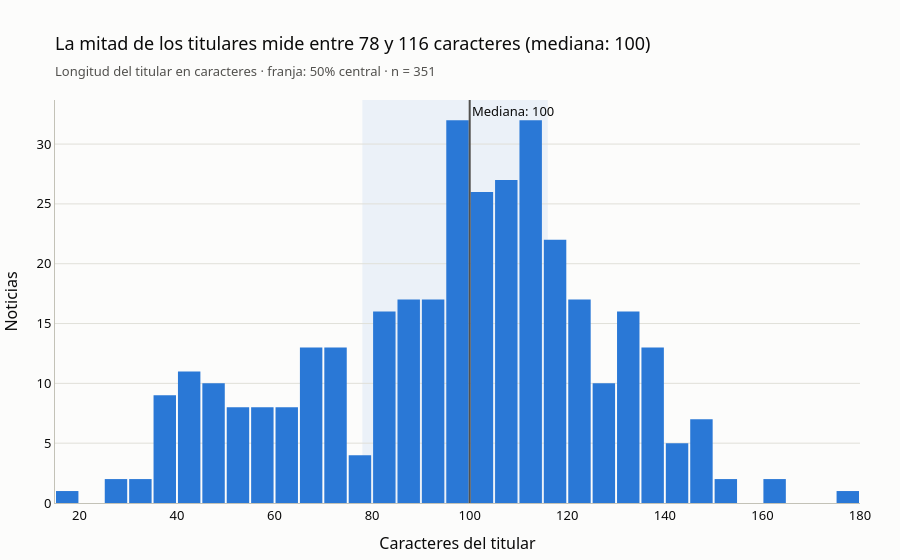

The code cell stored with this chart in its notebook:
### Markdown cell above
### 4.3 Histograma de longitud de caracteres de los titulares

### Code cell
ANCHO_BARRA = 5  # caracteres por barra; la sección 10 usa el mismo ancho
eda["largo_titular"] = eda["titular"].str.len()
q1, mediana, q3 = eda["largo_titular"].quantile([0.25, 0.5, 0.75]).round().astype(int)

fig = px.histogram(
    eda,
    x="largo_titular",
    color_discrete_sequence=[AZUL],
    labels={"largo_titular": "Caracteres del titular"},
    title=f"La mitad de los titulares mide entre {q1} y {q3} caracteres (mediana: {mediana})",
)
fig.add_vrect(x0=q1, x1=q3, fillcolor=AZUL, opacity=0.08, line_width=0, layer="below")
fig.add_vline(x=mediana, line_width=2, line_color=TINTA, annotation_text=f"Mediana: {mediana}", annotation_position="top right")
fig.update_traces(xbins=dict(start=0, size=ANCHO_BARRA), hovertemplate="%{x} caracteres: %{y} titulares<extra></extra>")
fig.update_yaxes(title="Noticias")
estilo(fig, f"Longitud del titular en caracteres · franja: 50% central · n = {total}")
fig.update_layout(bargap=0.08)
fig.show()

### Figure 1 — Plotly figure (JSON) as saved in the notebook; plotly's stock layout.template omitted (floating-point values rounded to 4 significant figures; data arrays with more than 128 entries replaced by an {"elided": "..."} marker saying what was removed)
{"data": [{"bingroup": "x", "hovertemplate": "%{x} caracteres: %{y} titulares<extra></extra>", "legendgroup": "", "marker": {"color": "#2a78d6", "pattern": {"shape": ""}}, "name": "", "orientation": "v", "showlegend": false, "type": "histogram", "x": {"elided": "351 int values"}, "xaxis": "x", "xbins": {"size": 5, "start": 0}, "yaxis": "y"}], "layout": {"annotations": [{"showarrow": false, "text": "Mediana: 100", "x": 100, "xanchor": "left", "xref": "x", "y": 1, "yanchor": "top", "yref": "y domain"}], "bargap": 0.08, "barmode": "relative", "font": {"color": "#0b0b0b", "family": "system-ui, -apple-system, Segoe UI, sans-serif", "size": 13}, "legend": {"tracegroupgap": 0}, "margin": {"b": 50, "l": 10, "r": 40, "t": 100}, "paper_bgcolor": "#fcfcfb", "plot_bgcolor": "#fcfcfb", "shapes": [{"fillcolor": "#2a78d6", "layer": "below", "line": {"width": 0}, "opacity": 0.08, "type": "rect", "x0": 78, "x1": 116, "xref": "x", "y0": 0, "y1": 1, "yref": "y domain"}, {"line": {"color": "#52514e", "width": 2}, "type": "line", "x0": 100, "x1": 100, "xref": "x", "y0": 0, "y1": 1, "yref": "y domain"}], "showlegend": false, "title": {"subtitle": {"font": {"color": "#52514e", "size": 13}, "text": "Longitud del titular en caracteres · franja: 50% central · n = 351"}, "text": "La mitad de los titulares mide entre 78 y 116 caracteres (mediana: 100)", "x": 0, "xref": "paper"}, "xaxis": {"anchor": "y", "domain": [0, 1], "gridcolor": "#e1e0d9", "linecolor": "#c3c2b7", "showgrid": false, "title": {"text": "Caracteres del titular"}, "zeroline": false}, "yaxis": {"anchor": "x", "domain": [0, 1], "gridcolor": "#e1e0d9", "linecolor": "#c3c2b7", "showgrid": true, "title": {"text": "Noticias"}, "zeroline": false}}}
